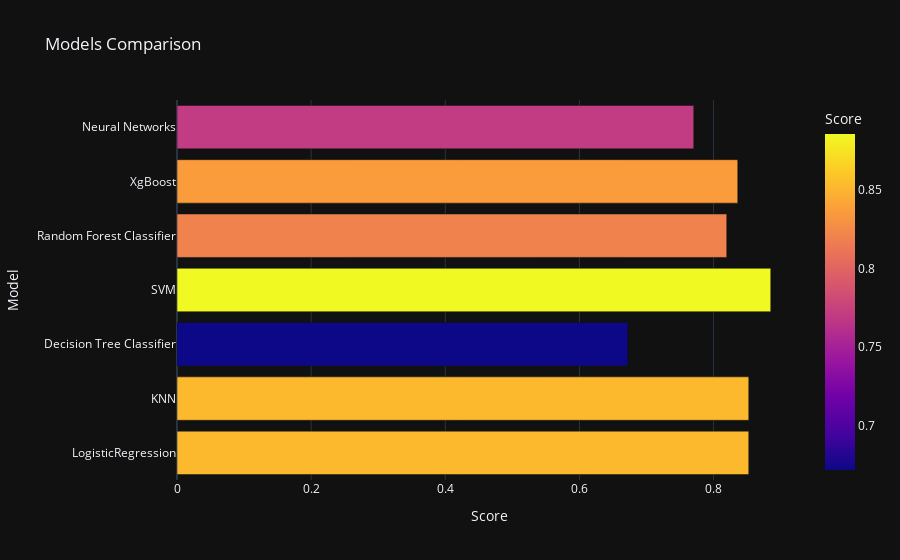

Write notebook code for a chart like this one.
### Code cell
import plotly.express as px

px.bar(data_frame = models, x = 'Score', y = 'Model', color = 'Score', template = 'plotly_dark', 
       title = 'Models Comparison')

### Figure 1 — Plotly figure (JSON) as saved in the notebook; plotly's stock layout.template omitted (floating-point values rounded to 4 significant figures)
{"data": [{"alignmentgroup": "True", "hovertemplate": "Score=%{marker.color}<br>Model=%{y}<extra></extra>", "legendgroup": "", "marker": {"color": [0.8525, 0.8525, 0.6721, 0.8852, 0.8197, 0.8361, 0.7705], "coloraxis": "coloraxis", "pattern": {"shape": ""}}, "name": "", "offsetgroup": "", "orientation": "h", "showlegend": false, "textposition": "auto", "type": "bar", "x": [0.8525, 0.8525, 0.6721, 0.8852, 0.8197, 0.8361, 0.7705], "xaxis": "x", "y": ["LogisticRegression", "KNN", "Decision Tree Classifier", "SVM", "Random Forest Classifier", "XgBoost", "Neural Networks"], "yaxis": "y"}], "layout": {"barmode": "relative", "coloraxis": {"colorbar": {"title": {"text": "Score"}}, "colorscale": [[0, "#0d0887"], [0.1111, "#46039f"], [0.2222, "#7201a8"], [0.3333, "#9c179e"], [0.4444, "#bd3786"], [0.5556, "#d8576b"], [0.6667, "#ed7953"], [0.7778, "#fb9f3a"], [0.8889, "#fdca26"], [1, "#f0f921"]]}, "legend": {"tracegroupgap": 0}, "title": {"text": "Models Comparison"}, "xaxis": {"anchor": "y", "domain": [0, 1], "title": {"text": "Score"}}, "yaxis": {"anchor": "x", "domain": [0, 1], "title": {"text": "Model"}}}}
